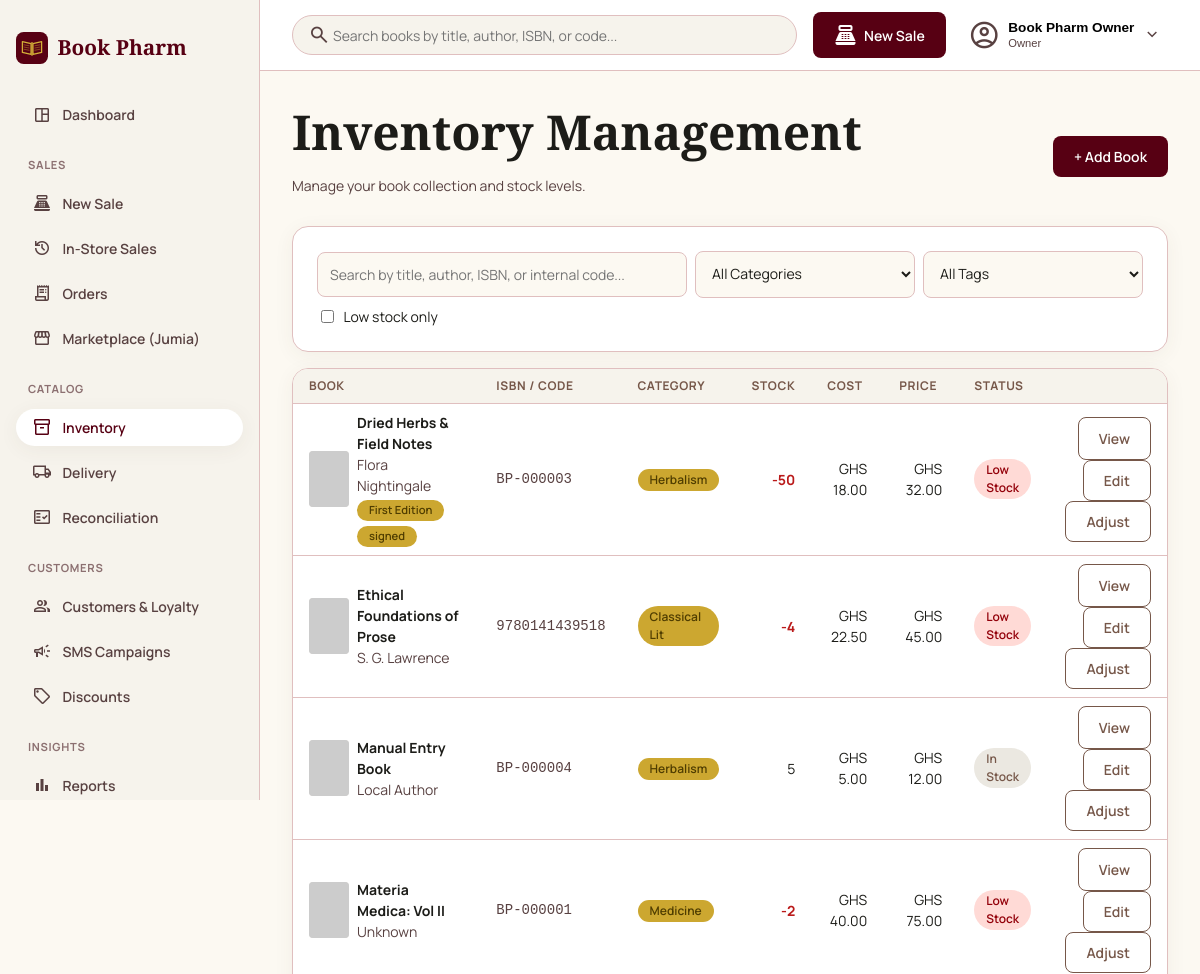
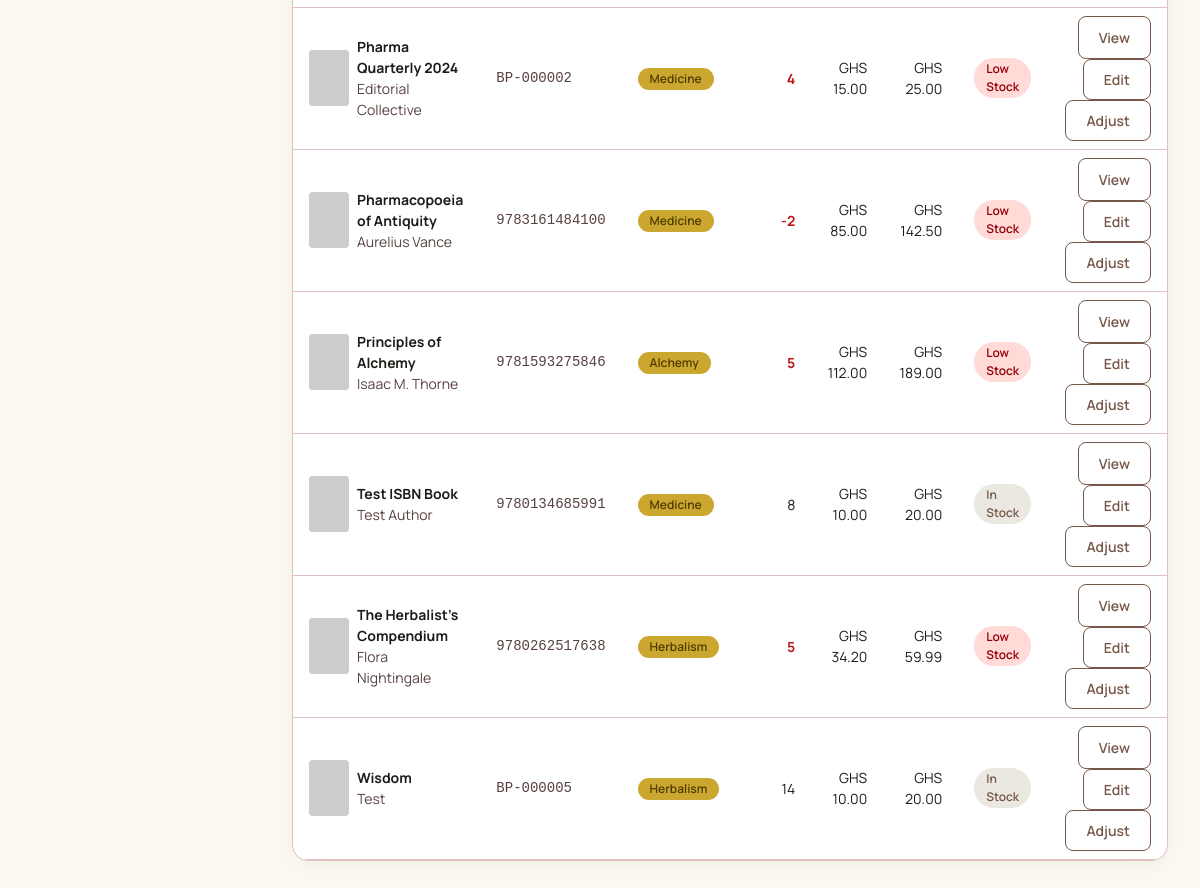
Screenshot of /portal/catalog/ (signed in) with the database file from the repository (2 pictures, top to bottom).
### apps/accounts/models.py (models this page shows, shortened)
class User(AbstractBaseUser, PermissionsMixin):
    class Role(models.TextChoices):
        OWNER = 'OWNER', 'Owner'
        ATTENDANT = 'ATTENDANT', 'Attendant'
    email = models.EmailField(unique=True)
    full_name = models.CharField(max_length=150, blank=True)
    role = models.CharField(max_length=10, choices=Role.choices, default=Role.OWNER)
    is_active = models.BooleanField(default=True)
    is_staff = models.BooleanField(default=False)
    date_joined = models.DateTimeField(default=timezone.now)
    objects = UserManager()
    USERNAME_FIELD = 'email'
    REQUIRED_FIELDS = []

### apps/catalog/models.py (models this page shows, shortened)
class Book(models.Model):
    isbn = models.CharField(max_length=13, unique=True, null=True, blank=True)
    internal_code = models.CharField(max_length=20, unique=True, null=True, blank=True)
    slug = models.SlugField(max_length=255, unique=True, blank=True)
    title = models.CharField(max_length=255)
    author = models.CharField(max_length=255, blank=True)
    category = models.ForeignKey(Category, on_delete=models.PROTECT, related_name='books')
    tags = models.ManyToManyField(Tag, blank=True, related_name='books')
    cost_price = models.DecimalField(max_digits=10, decimal_places=2)
    selling_price = models.DecimalField(max_digits=10, decimal_places=2)
    stock_qty = models.IntegerField(default=0)
    low_stock_threshold = models.PositiveIntegerField(default=5)
    cover_image = models.ImageField(upload_to='book_covers/', blank=True, null=True)
    cover_image_url = models.URLField(max_length=500, blank=True)
    description = models.TextField(blank=True)
    is_active = models.BooleanField(default=True)
    created_at = models.DateTimeField(auto_now_add=True)
    updated_at = models.DateTimeField(auto_now=True)
    objects = BookQuerySet.as_manager()
    class Meta:
        ordering = ['title']
    @property
    def is_low_stock(self):
        return self.stock_qty <= self.low_stock_threshold
    @property
    def cover_url(self):
        if self.cover_image_url:
            return self.cover_image_url
        if self.cover_image:
            return self.cover_image.url
        return ''

class Tag(models.Model):
    name = models.CharField(max_length=50, unique=True)
    slug = models.SlugField(max_length=60, unique=True, blank=True)
    class Meta:
        ordering = ['name']

class Category(models.Model):
    name = models.CharField(max_length=100, unique=True)
    slug = models.SlugField(max_length=110, unique=True, blank=True)
    class Meta:
        verbose_name_plural = 'categories'
        ordering = ['name']

### apps/portal/views.py (the view)
# urls.py: path('catalog/', views.book_list, name='book_list'),
@login_required
def book_list(request):
    return _render_list(request)

### templates/portal/catalog/book_list.html (shortened to what this page needs)
{% extends 'portal/base.html' %}
{% block content %}
{% include 'portal/catalog/_catalog_content.html' %}
{% endblock %}

### templates/portal/base.html (shortened to what this page needs)
{% load static %}
<!DOCTYPE html>
<html lang="en">
<head>
  <link rel="stylesheet" href="{% static 'css/base.css' %}">
  <link rel="stylesheet" href="{% static 'css/theme-portal.css' %}">
  <link rel="stylesheet" href="{% static 'css/portal-layout.css' %}">
</head>
<body>
  <div class="portal-shell" x-data="{ sidebarOpen: false }">
    <aside class="portal-sidebar" :class="{ 'is-open': sidebarOpen }">
      <a class="portal-sidebar__brand" href="{% url 'portal:dashboard' %}">
        <img src="{% static 'img/logo.svg' %}" alt="" width="32" height="32">
        <span>Book Pharm</span>
      </a>
      <nav class="portal-sidebar__nav" @click="sidebarOpen = false">
        <a href="{% url 'portal:dashboard' %}" class="{% if active_nav == 'dashboard' %}is-active{% endif %}">
          <span class="material-symbols-outlined">space_dashboard</span> Dashboard
        </a>
        <p class="portal-sidebar__section-label">Sales</p>
        <a href="{% url 'portal:register_create' %}" class="{% if active_nav == 'register' %}is-active{% endif %}">
          <span class="material-symbols-outlined">point_of_sale</span> New Sale
        </a>
        <a href="{% url 'portal:register_list' %}" class="{% if active_nav == 'register_list' %}is-active{% endif %}">
          <span class="material-symbols-outlined">history</span> In-Store Sales
        </a>
        <a href="{% url 'portal:order_list' %}" class="{% if active_nav == 'orders' %}is-active{% endif %}">
          <span class="material-symbols-outlined">receipt_long</span> Orders
        </a>
        <a href="{% url 'portal:marketplace_list' %}" class="{% if active_nav == 'marketplace' %}is-active{% endif %}">
          <span class="material-symbols-outlined">storefront</span> Marketplace (Jumia)
        </a>
        <p class="portal-sidebar__section-label">Catalog</p>
        <a href="{% url 'portal:book_list' %}" class="{% if active_nav == 'catalog' %}is-active{% endif %}">
          <span class="material-symbols-outlined">inventory_2</span> Inventory
        </a>
        <a href="{% url 'portal:delivery_settings' %}" class="{% if active_nav == 'delivery' %}is-active{% endif %}">
          <span class="material-symbols-outlined">local_shipping</span> Delivery
        </a>
        <a href="{% url 'portal:reconciliation_list' %}" class="{% if active_nav == 'reconciliation' %}is-active{% endif %}">
          <span class="material-symbols-outlined">fact_check</span> Reconciliation
        </a>
        <p class="portal-sidebar__section-label">Customers</p>
        <a href="{% url 'portal:customer_list' %}" class="{% if active_nav == 'customers' %}is-active{% endif %}">
          <span class="material-symbols-outlined">group</span> Customers &amp; Loyalty
        </a>
        <a href="{% url 'portal:campaign_list' %}" class="{% if active_nav == 'messaging' %}is-active{% endif %}">
          <span class="material-symbols-outlined">campaign</span> SMS Campaigns
        </a>
        <a href="{% url 'portal:discount_list' %}" class="{% if active_nav == 'discounts' %}is-active{% endif %}">
          <span class="material-symbols-outlined">sell</span> Discounts
        </a>
        <p class="portal-sidebar__section-label">Insights</p>
        <a href="{% url 'portal:reports_sales' %}" class="{% if active_nav == 'reports' %}is-active{% endif %}">
          <span class="material-symbols-outlined">bar_chart</span> Reports
        </a>
      </nav>
    </aside>
    <div class="portal-columns">
      <header class="portal-topbar">
        <form class="portal-topbar__search" method="get" action="{% url 'portal:book_list' %}" x-data="{ searchOpen: false }" :class="{ 'is-open': searchOpen }">
          <button type="button" class="portal-topbar__search-toggle" @click="searchOpen = !searchOpen" aria-label="Toggle search">
            <span class="material-symbols-outlined">search</span>
          </button>
          <input type="search" name="q" placeholder="Search books by title, author, ISBN, or code...">
        </form>
        <a href="{% url 'portal:register_create' %}" class="btn btn--primary portal-topbar__new-sale">
          <span class="material-symbols-outlined">point_of_sale</span> <span class="portal-topbar__new-sale-label">New Sale</span>
        </a>
        <div class="portal-topbar__user" x-data="{ open: false }" @click.outside="open = false">
          <button type="button" class="portal-topbar__user-trigger" @click="open = !open">
            <span class="material-symbols-outlined">account_circle</span>
            <span class="portal-topbar__user-meta">
              <span class="portal-topbar__user-name">{{ request.user.full_name|default:request.user.email }}</span>
              <span class="portal-topbar__user-role">{{ request.user.get_role_display }}</span>
            </span>
            <span class="material-symbols-outlined portal-topbar__user-chevron" :class="{ 'is-open': open }">expand_more</span>
          </button>
        </div>
      </header>
      <main class="portal-main">
        {% block content %}{% endblock %}
      </main>
    </div>
  </div>
</body>
</html>

### templates/portal/catalog/_catalog_content.html (shortened to what this page needs)
{% load static %}
<div id="catalog-content">
  <header class="portal-page-header">
    <div>
      <h1>Inventory Management</h1>
      <p class="text-muted">Manage your book collection and stock levels.</p>
    </div>
    <button class="btn btn--primary" hx-get="{% url 'portal:book_create' %}" hx-target="#catalog-content" hx-swap="outerHTML">
      + Add Book
    </button>
  </header>
  <form class="toolbar card" hx-get="{% url 'portal:book_list' %}" hx-target="#catalog-content" hx-swap="outerHTML" hx-trigger="change, submit">
    <input type="search" name="q" value="{{ query }}" placeholder="Search by title, author, ISBN, or internal code...">
    <select name="category">
      <option value="">All Categories</option>
    </select>
    <select name="tag">
      <option value="">All Tags</option>
    </select>
    <label class="toolbar__checkbox">
      <input type="checkbox" name="low_stock" value="1" {% if low_stock_only %}checked{% endif %}>
      Low stock only
    </label>
  </form>
  <div class="card catalog-table-card">
    <table class="table">
      <thead>
        <tr>
          <th>Book</th>
          <th>ISBN / Code</th>
          <th>Category</th>
          <th class="text-right">Stock</th>
          <th class="text-right">Cost</th>
          <th class="text-right">Price</th>
          <th>Status</th>
          <th></th>
        </tr>
      </thead>
      <tbody>
        {% for book in page_obj %}
        <tr>
          <td>
            <div class="book-cell">
              <div class="book-cell__cover">
                {% if book.cover_url %}<img src="{{ book.cover_url }}" alt="">{% endif %}
              </div>
              <div>
                <strong>{{ book.title }}</strong><br>
                <span class="text-muted">{{ book.author }}</span>
                {% if book.tags.all %}
                <div class="tag-chips">
                  {% for tag in book.tags.all %}<span class="badge badge--tag">{{ tag.name }}</span>{% endfor %}
                </div>
                {% endif %}
              </div>
            </div>
          </td>
          <td class="mono">{{ book.isbn|default:book.internal_code }}</td>
          <td><span class="badge">{{ book.category.name }}</span></td>
          <td class="text-right{% if book.is_low_stock %} text-error{% endif %}">{{ book.stock_qty }}</td>
          <td class="text-right">GHS {{ book.cost_price }}</td>
          <td class="text-right">GHS {{ book.selling_price }}</td>
          <td>
            {% if book.is_low_stock %}
            <span class="badge badge--error">Low Stock</span>
            {% else %}
            <span class="badge badge--ok">In Stock</span>
            {% endif %}
          </td>
          <td class="text-right">
            <a class="btn btn--secondary" href="{% url 'portal:book_history' book.pk %}">View</a>
            <button class="btn btn--secondary" hx-get="{% url 'portal:book_update' book.pk %}" hx-target="#catalog-content" hx-swap="outerHTML">Edit</button>
            <button class="btn btn--secondary" hx-get="{% url 'portal:stock_adjust' book.pk %}" hx-target="#catalog-content" hx-swap="outerHTML">Adjust</button>
          </td>
        </tr>
        {% empty %}
        <tr><td colspan="8" class="text-muted">No books yet — add your first one.</td></tr>
        {% endfor %}
      </tbody>
    </table>
  </div>
</div>

### rows the page displays
User: user.full_name "Book Pharm Owner", user.role "Owner"
Book: title "Dried Herbs & Field Notes", author "Flora Nightingale", isbn "BP-000003", category.name "Herbalism", stock_qty "-50", cost_price "18.00", selling_price "32.00", low_stock_threshold "Low Stock"
Tag: name "First Edition"
Tag: name "signed"
Book: title "Ethical Foundations of Prose", author "S. G. Lawrence", isbn "9780141439518", category.name "Classical Lit", stock_qty "-4", cost_price "22.50", selling_price "45.00", low_stock_threshold "Low Stock"
Book: title "Manual Entry Book", author "Local Author", isbn "BP-000004", category.name "Herbalism", stock_qty "5", cost_price "5.00", selling_price "12.00", low_stock_threshold "In Stock"
Book: title "Materia Medica: Vol II", author "Unknown", isbn "BP-000001", category.name "Medicine", stock_qty "-2", cost_price "40.00", selling_price "75.00", low_stock_threshold "Low Stock"
Book: title "Pharma Quarterly 2024", author "Editorial Collective", isbn "BP-000002", category.name "Medicine", stock_qty "4", cost_price "15.00", selling_price "25.00", low_stock_threshold "Low Stock"
Book: title "Pharmacopoeia of Antiquity", author "Aurelius Vance", isbn "9783161484100", category.name "Medicine", stock_qty "-2", cost_price "85.00", selling_price "142.50", low_stock_threshold "Low Stock"
Book: title "Principles of Alchemy", author "Isaac M. Thorne", isbn "9781593275846", category.name "Alchemy", stock_qty "5", cost_price "112.00", selling_price "189.00", low_stock_threshold "Low Stock"
Book: title "Test ISBN Book", author "Test Author", isbn "9780134685991", category.name "Medicine", stock_qty "8", cost_price "10.00", selling_price "20.00", low_stock_threshold "In Stock"
Book: title "The Herbalist's Compendium", author "Flora Nightingale", isbn "9780262517638", category.name "Herbalism", stock_qty "5", cost_price "34.20", selling_price "59.99", low_stock_threshold "Low Stock"
Book: title "Wisdom", author "Test", isbn "BP-000005", category.name "Herbalism", stock_qty "14", cost_price "10.00", selling_price "20.00", low_stock_threshold "In Stock"
